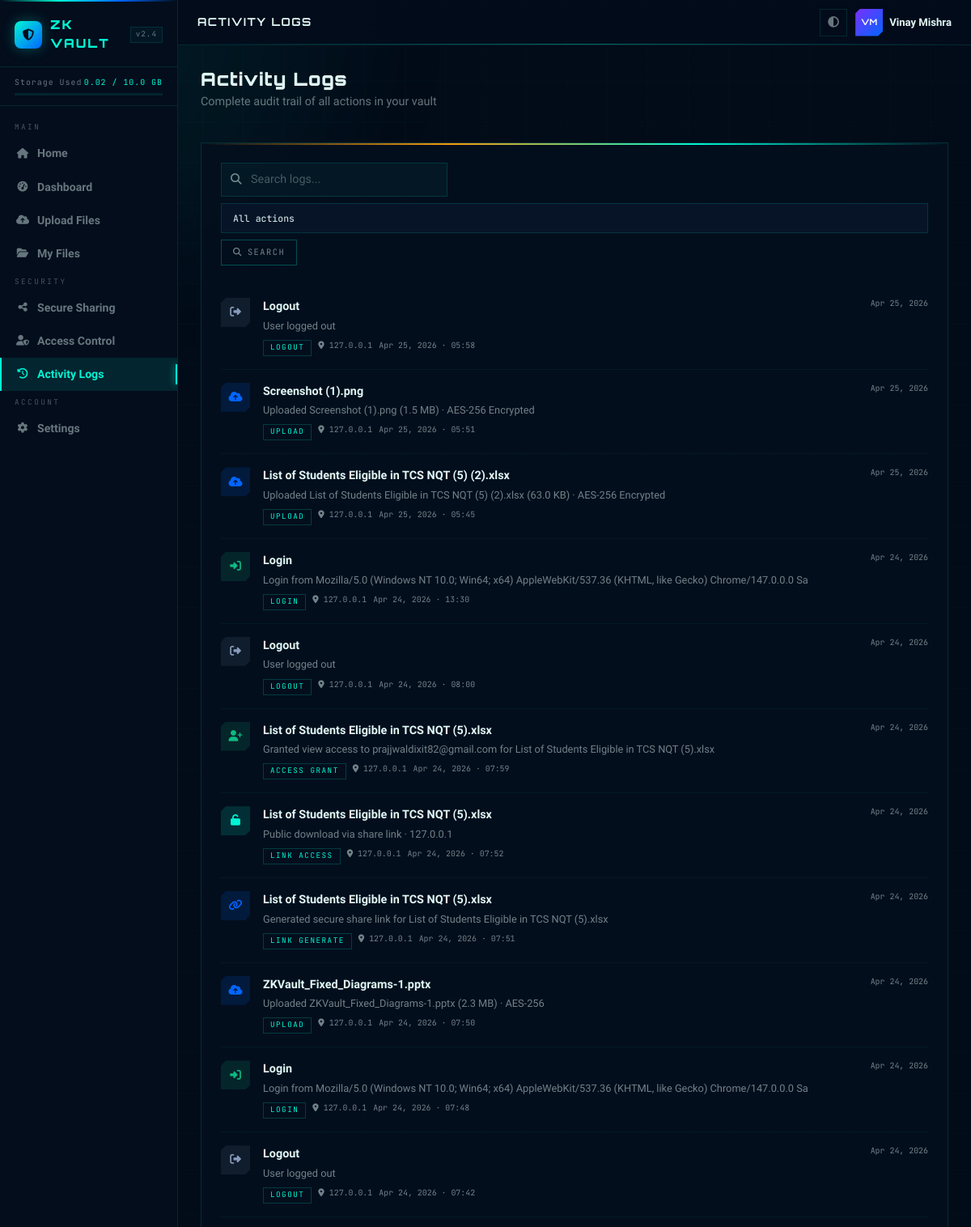
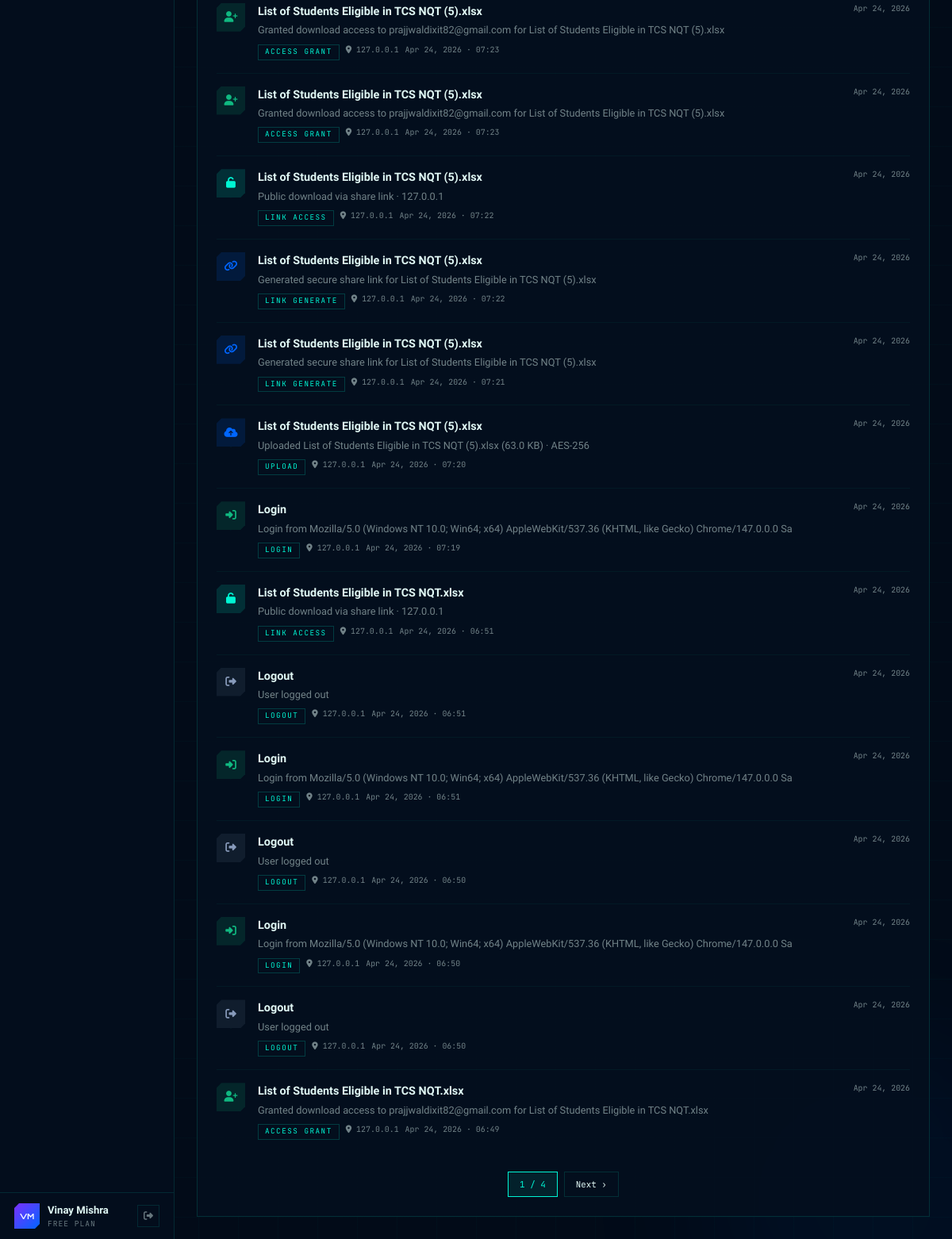
The app's page /logs/ (signed in) with its own data (2 pictures, top to bottom).
### accounts/models.py (models this page shows, shortened)
class UserProfile(models.Model):
    PLAN_CHOICES = [
        ('free', 'Free'),
        ('pro', 'Pro'),
        ('enterprise', 'Enterprise'),
    ]
    THEME_CHOICES = [('dark', 'Dark'), ('light', 'Light')]
    user = models.OneToOneField(User, on_delete=models.CASCADE, related_name='profile')
    storage_used = models.BigIntegerField(default=0)        # bytes
    storage_quota = models.BigIntegerField(default=10737418240)  # 10 GB
    plan = models.CharField(max_length=20, choices=PLAN_CHOICES, default='free')
    theme = models.CharField(max_length=10, choices=THEME_CHOICES, default='dark')
    two_fa_enabled = models.BooleanField(default=False)
    login_notifications = models.BooleanField(default=True)
    share_notifications = models.BooleanField(default=True)
    session_timeout = models.BooleanField(default=True)
    avatar = models.ImageField(upload_to='avatars/', null=True, blank=True)
    is_admin = models.BooleanField(default=False)
    is_suspended = models.BooleanField(default=False)
    created_at = models.DateTimeField(auto_now_add=True)
    updated_at = models.DateTimeField(auto_now=True)
    def storage_used_gb(self):
        return round(self.storage_used / (1024 ** 3), 2)
    def storage_quota_gb(self):
        return round(self.storage_quota / (1024 ** 3), 1)
    def storage_percent(self):
        if self.storage_quota == 0:
            return 0
        return round((self.storage_used / self.storage_quota) * 100, 1)

### vault/models.py (models this page shows, shortened)
class ActivityLog(models.Model):
    ACTION_CHOICES = [
        ('upload', 'Upload'),
        ('download', 'Download'),
        ('share', 'Share'),
        ('delete', 'Delete'),
        ('login', 'Login'),
        ('logout', 'Logout'),
        ('view', 'View'),
        ('rename', 'Rename'),
        ('access_grant', 'Access Grant'),
        ('access_revoke', 'Access Revoke'),
        ('settings_update', 'Settings Update'),
        ('link_generate', 'Link Generate'),
        ('link_revoke', 'Link Revoke'),
        ('link_access', 'Link Access'),
    ]
    user = models.ForeignKey(User, on_delete=models.CASCADE, related_name='activity_logs')
    action = models.CharField(max_length=30, choices=ACTION_CHOICES)
    file = models.ForeignKey(
        VaultFile, on_delete=models.SET_NULL, null=True, blank=True, related_name='logs'
    )
    description = models.CharField(max_length=500)
    ip_address = models.GenericIPAddressField(null=True, blank=True)
    user_agent = models.CharField(max_length=300, blank=True)
    created_at = models.DateTimeField(auto_now_add=True)
    class Meta:
        ordering = ['-created_at']
    def action_icon(self):
        return {
            'upload': ('fa-cloud-arrow-up', 'blue'),
            'download': ('fa-cloud-arrow-down', 'cyan'),
            'share': ('fa-share-nodes', 'purple'),
            'delete': ('fa-trash', 'danger'),
            'login': ('fa-right-to-bracket', 'green'),
            'logout': ('fa-right-from-bracket', 'muted'),
            'view': ('fa-eye', 'muted'),
            'rename': ('fa-pencil', 'amber'),
            'access_grant': ('fa-user-plus', 'green'),
            'access_revoke': ('fa-user-minus', 'danger'),
            'settings_update': ('fa-gear', 'amber'),
            'link_generate': ('fa-link', 'blue'),
            'link_revoke': ('fa-link-slash', 'danger'),
            'link_access': ('fa-unlock', 'cyan'),
        }.get(self.action, ('fa-circle-info', 'muted'))
    def time_ago(self):
        delta = timezone.now() - self.created_at
        seconds = int(delta.total_seconds())
        if seconds < 60:
            return f"{seconds}s ago"
        elif seconds < 3600:
            return f"{seconds // 60}m ago"
        elif seconds < 86400:
            return f"{seconds // 3600}h ago"
        elif seconds < 604800:
            return f"{seconds // 86400}d ago"
        return self.created_at.strftime('%b %d, %Y')

class VaultFile(models.Model):
    FILE_TYPE_CHOICES = [
        ('pdf', 'PDF'),
        ('img', 'Image'),
        ('doc', 'Document'),
        ('zip', 'Archive'),
        ('vid', 'Video'),
        ('other', 'Other'),
    ]
    owner = models.ForeignKey(User, on_delete=models.CASCADE, related_name='vault_files')
    name = models.CharField(max_length=255)                     # display name (can be renamed)
    original_name = models.CharField(max_length=255)            # original filename
    file = models.FileField(upload_to=get_file_upload_path)
    file_type = models.CharField(max_length=10, choices=FILE_TYPE_CHOICES, default='other')
    size = models.BigIntegerField(default=0)                    # bytes
    mime_type = models.CharField(max_length=120, blank=True)
    is_encrypted = models.BooleanField(default=True)
    encryption_algo = models.CharField(max_length=20, default='AES-256')
    uploaded_at = models.DateTimeField(auto_now_add=True)
    updated_at = models.DateTimeField(auto_now=True)
    is_deleted = models.BooleanField(default=False)
    deleted_at = models.DateTimeField(null=True, blank=True)
    class Meta:
        ordering = ['-uploaded_at']

### vault/views.py (the view)
# urls.py: path('logs/', views.logs_view, name='logs'),
@login_required
def logs_view(request):
    qs = ActivityLog.objects.filter(user=request.user).select_related('file')
    action_filter = request.GET.get('action', '')
    if action_filter:
        qs = qs.filter(action=action_filter)
    q = request.GET.get('q', '').strip()
    if q:
        qs = qs.filter(Q(description__icontains=q) | Q(file__name__icontains=q))
    paginator = Paginator(qs, 25)
    page      = paginator.get_page(request.GET.get('page', 1))
    return render(request, 'vault/logs.html', {
        'active_view'   : 'logs',
        'logs'          : page,
        'action_choices': ActivityLog.ACTION_CHOICES,
        'action_filter' : action_filter,
        'search_query'  : q,
    })

### templates/vault/logs.html (shortened to what this page needs)
{% extends 'app_base.html' %}
{% block page_title %}Activity Logs{% endblock %}
{% block content %}
<div class="page-header d-flex align-items-start justify-content-between flex-wrap gap-3">
  <div class="page-header-left">
    <h1>Activity Logs</h1>
    <p>Complete audit trail of all actions in your vault</p>
  </div>
</div>
<div class="zk-card">
  <form method="get" class="d-flex align-items-center flex-wrap gap-2 mb-4">
    <div class="zk-search-wrap">
      <i class="fa-solid fa-magnifying-glass"></i>
      <input type="text" name="q" placeholder="Search logs..." value="{{ search_query }}">
    </div>
    <select name="action" class="zk-select" onchange="this.form.submit()">
      <option value="">All actions</option>
    </select>
    <button type="submit" class="btn-zk-sm"><i class="fa-solid fa-magnifying-glass"></i> Search</button>
  </form>
  {% if logs %}
  <div class="timeline-zk">
    {% for log in logs %}
    {% with icon=log.action_icon %}
    <div class="tl-item">
      <div class="tl-icon"
        style="background:rgba({% if icon.1 == 'blue' %}0,102,255{% elif icon.1 == 'cyan' %}0,245,212{% elif icon.1 == 'green' %}16,185,129{% elif icon.1 == 'danger' %}255,45,85{% elif icon.1 == 'purple' %}123,47,255{% elif icon.1 == 'amber' %}245,158,11{% else %}100,120,150{% endif %},.14);color:{% if icon.1 == 'blue' %}#0066ff{% elif icon.1 == 'cyan' %}#00f5d4{% elif icon.1 == 'green' %}#10b981{% elif icon.1 == 'danger' %}#ff2d55{% elif icon.1 == 'amber' %}#f59e0b{% elif icon.1 == 'purple' %}#7b2fff{% else %}#889bbb{% endif %}">
        <i class="fa-solid {{ icon.0 }}"></i>
      </div>
      <div class="flex-grow-1 overflow-hidden">
        <div class="d-flex align-items-start justify-content-between gap-2">
          <div class="tl-title">{% if log.file %}{{ log.file.name }}{% else %}{{ log.get_action_display }}{% endif %}</div>
          <div class="tl-time">{{ log.time_ago }}</div>
        </div>
        <div class="tl-desc">{{ log.description }}</div>
        <div class="d-flex gap-2 flex-wrap mt-2">
          <span class="tl-tag" style="border-color:rgba(0,245,212,.2);color:var(--zk-primary)">{{ log.get_action_display }}</span>
          {% if log.ip_address %}<span style="font-family:'JetBrains Mono',monospace;font-size:.62rem;color:var(--zk-muted)"><i class="fa-solid fa-location-dot"></i> {{ log.ip_address }}</span>{% endif %}
          <span style="font-family:'JetBrains Mono',monospace;font-size:.62rem;color:var(--zk-muted)">{{ log.created_at|date:"M d, Y · H:i" }}</span>
        </div>
      </div>
    </div>
    {% endwith %}
    {% endfor %}
  </div>
  {% if logs.has_other_pages %}
  <div class="d-flex justify-content-center gap-2 mt-4">
    <span class="zk-page-btn current">{{ logs.number }} / {{ logs.paginator.num_pages }}</span>
    {% if logs.has_next %}<a href="?page={{ logs.next_page_number }}&q={{ search_query }}&action={{ action_filter }}" class="zk-page-btn">Next ›</a>{% endif %}
  </div>
  {% endif %}
  {% else %}
  <div class="empty-state">
    <i class="fa-solid fa-clock-rotate-left"></i>
    {% if search_query or action_filter %}No logs matching your filters{% else %}No activity recorded yet{% endif %}
  </div>
  {% endif %}
</div>
{% endblock %}

### templates/app_base.html (shortened to what this page needs)
{% load static %}
<!DOCTYPE html>
<html lang="en" data-theme="dark">
<head>
<link rel="stylesheet" href="https://cdnjs.cloudflare.com/ajax/libs/font-awesome/6.5.0/css/all.min.css">
<link href="https://cdn.jsdelivr.net/npm/bootstrap@5.3.2/dist/css/bootstrap.min.css" rel="stylesheet">
<link rel="stylesheet" href="{% static 'css/zkvault.css' %}">
</head>
<body>
<div class="layout-wrap">
  <aside class="sidebar-zk" id="sidebar">
    <a href="{% url 'dashboard' %}" class="sidebar-logo">
      <div class="sidebar-logo-icon"><i class="fa-solid fa-shield-halved"></i></div>
      <span class="sidebar-brand">ZK VAULT</span>
      <span class="sidebar-ver">v2.4</span>
    </a>
    <div class="sidebar-storage">
      <div class="storage-header">
        <span>Storage Used</span>
        <span style="color:var(--zk-primary)">{{ request.user.profile.storage_used_gb }} / {{ request.user.profile.storage_quota_gb }} GB</span>
      </div>
      <div class="storage-bar-zk">
      </div>
    </div>
    <nav class="sidebar-nav-zk">
      <div class="nav-section-label">Main</div>
      <a href="{% url 'index' %}" class="nav-item-zk">
        <i class="fa-solid fa-house"></i> Home
      </a>
      <a href="{% url 'dashboard' %}" class="nav-item-zk {% if active_view == 'dash' %}active{% endif %}">
        <i class="fa-solid fa-gauge-high"></i> Dashboard
      </a>
      <a href="{% url 'upload' %}" class="nav-item-zk {% if active_view == 'upload' %}active{% endif %}">
        <i class="fa-solid fa-cloud-arrow-up"></i> Upload Files
      </a>
      <a href="{% url 'files' %}" class="nav-item-zk {% if active_view == 'files' %}active{% endif %}">
        <i class="fa-solid fa-folder-open"></i> My Files
      </a>
      <div class="nav-section-label">Security</div>
      <a href="{% url 'share' %}" class="nav-item-zk {% if active_view == 'share' %}active{% endif %}">
        <i class="fa-solid fa-share-nodes"></i> Secure Sharing
      </a>
      <a href="{% url 'access' %}" class="nav-item-zk {% if active_view == 'access' %}active{% endif %}">
        <i class="fa-solid fa-user-shield"></i> Access Control
      </a>
      <a href="{% url 'logs' %}" class="nav-item-zk {% if active_view == 'logs' %}active{% endif %}">
        <i class="fa-solid fa-clock-rotate-left"></i> Activity Logs
      </a>
      <div class="nav-section-label">Account</div>
      <a href="{% url 'settings' %}" class="nav-item-zk {% if active_view == 'settings' %}active{% endif %}">
        <i class="fa-solid fa-gear"></i> Settings
      </a>
    </nav>
    <div class="sidebar-footer-zk">
      <div class="user-card-zk">
        <div class="avatar-zk">{{ request.user.first_name|first|upper }}{{ request.user.last_name|first|upper }}</div>
        <div style="flex:1;overflow:hidden">
          <div class="user-name-zk">{{ request.user.get_full_name|default:request.user.email }}</div>
          <div class="user-plan-zk">{{ request.user.profile.plan|capfirst }} Plan</div>
        </div>
        <a href="{% url 'logout' %}" class="logout-btn" title="Logout">
          <i class="fa-solid fa-right-from-bracket"></i>
        </a>
      </div>
    </div>
  </aside>
  <div class="main-wrap">
    <header class="topbar-zk">
      <div class="topbar-title">{% block page_title %}Dashboard{% endblock %}</div>
      <div class="topbar-actions">
        <button class="topbar-icon-btn" onclick="toggleTheme()" title="Toggle Theme">
          <i class="fa-solid fa-circle-half-stroke"></i>
        </button>
        <div style="display:flex;align-items:center;gap:8px">
          <div class="topbar-avatar">{{ request.user.first_name|first|upper }}{{ request.user.last_name|first|upper }}</div>
          <span class="topbar-name d-none d-md-inline">{{ request.user.get_full_name|default:request.user.email }}</span>
        </div>
      </div>
    </header>
    <div class="page-content-zk">
      {% block content %}{% endblock %}
    </div>
  </div>
</div>
</body>
</html>

### static/css/zkvault.css (style rules this page uses)
:root { --zk-primary: #00f5d4; --zk-secondary: #0066ff; --zk-accent: #7b2fff; --zk-danger: #ff2d55; --zk-warning: #f59e0b; --zk-success: #10b981; --zk-dark: #020b18; --zk-dark-2: #040f1e; --zk-card: rgba(0,245,212,0.04); --zk-border: rgba(0,245,212,0.14); --zk-border-2: rgba(0,245,212,0.28); --zk-glow: 0 0 30px rgba(0,245,212,0.3); --zk-text: #e0f7f4; --zk-muted: rgba(224,247,244,0.5); --zk-font-head: 'Orbitron', monospace; --zk-font-body: 'Rajdhani', sans-serif; --zk-font-mono: 'JetBrains Mono', monospace; }
*, *::before, *::after { margin:0; padding:0; box-sizing:border-box; }
html { scroll-behavior:smooth; }
body { background: var(--zk-dark); color: var(--zk-text); font-family: var(--zk-font-body); min-height: 100vh; overflow-x: hidden; }
.sidebar-brand { font-family: 'Orbitron', monospace; font-weight: 900; font-size: .95rem; letter-spacing: 2px; color: var(--zk-primary); }
.sidebar-ver { font-family: 'JetBrains Mono', monospace; font-size: .58rem; color: var(--zk-muted); border: 1px solid var(--zk-border); padding: 2px 5px; }
.sidebar-storage { padding: 12px 14px; border-bottom: 1px solid var(--zk-border); font-family: 'JetBrains Mono', monospace; font-size: .63rem; color: var(--zk-muted); }
.nav-section-label { font-family: 'JetBrains Mono', monospace; font-size: .56rem; letter-spacing: 2px; text-transform: uppercase; color: var(--zk-muted); padding: 4px 8px 5px; }
.topbar-title { font-family: 'Orbitron', monospace; font-size: .85rem; font-weight: 700; letter-spacing: 1px; color: var(--zk-text); }
.page-header { margin-bottom: 24px; }
select, select option { background: #040f1e; color: #e0f7f4; border: 1px solid var(--zk-border); }
.zk-select { background: #040f1e; color: #e0f7f4; border: 1px solid var(--zk-border); padding: 9px 14px; font-family: 'JetBrains Mono', monospace; font-size: .82rem; width: 100%; cursor: pointer; appearance: none; -webkit-appearance: none; background-repeat: no-repeat; background-position: right 12px center; padding-right: 32px; }

### records on screen
ActivityLog: action "Logout", time_ago "Apr 25, 2026", description "User logged out", action "LOGOUT", ip_address "127.0.0.1", created_at "Apr 25, 2026 · 05:58"
ActivityLog: file.name "Screenshot (1).png", time_ago "Apr 25, 2026", description "Uploaded Screenshot (1).png (1.5 MB) · AES-256 Encrypted", action "UPLOAD", ip_address "127.0.0.1", created_at "Apr 25, 2026 · 05:51"
ActivityLog: file.name "List of Students Eligible in TCS NQT (5) (2).xlsx", time_ago "Apr 25, 2026", description "Uploaded List of Students Eligible in TCS NQT (5) (2).xlsx (63.0 KB) · AES-256 Encrypted", action "UPLOAD", ip_address "127.0.0.1", created_at "Apr 25, 2026 · 05:45"
ActivityLog: action "Login", time_ago "Apr 24, 2026", description "Login from Mozilla/5.0 (Windows NT 10.0; Win64; x64) AppleWebKit/537.36 (KHTML, like Gecko) Chrome/147.0.0.0 Sa", action "LOGIN", ip_address "127.0.0.1", created_at "Apr 24, 2026 · 13:30"
ActivityLog: action "Logout", time_ago "Apr 24, 2026", description "User logged out", action "LOGOUT", ip_address "127.0.0.1", created_at "Apr 24, 2026 · 08:00"
ActivityLog: file.name "List of Students Eligible in TCS NQT (5).xlsx", time_ago "Apr 24, 2026", description "Granted view access to prajjwaldixit82@gmail.com for List of Students Eligible in TCS NQT (5).xlsx", action "ACCESS GRANT", ip_address "127.0.0.1", created_at "Apr 24, 2026 · 07:59"
ActivityLog: file.name "List of Students Eligible in TCS NQT (5).xlsx", time_ago "Apr 24, 2026", description "Public download via share link · 127.0.0.1", action "LINK ACCESS", ip_address "127.0.0.1", created_at "Apr 24, 2026 · 07:52"
ActivityLog: file.name "List of Students Eligible in TCS NQT (5).xlsx", time_ago "Apr 24, 2026", description "Generated secure share link for List of Students Eligible in TCS NQT (5).xlsx", action "LINK GENERATE", ip_address "127.0.0.1", created_at "Apr 24, 2026 · 07:51"
ActivityLog: file.name "ZKVault_Fixed_Diagrams-1.pptx", time_ago "Apr 24, 2026", description "Uploaded ZKVault_Fixed_Diagrams-1.pptx (2.3 MB) · AES-256", action "UPLOAD", ip_address "127.0.0.1", created_at "Apr 24, 2026 · 07:50"
ActivityLog: action "Login", time_ago "Apr 24, 2026", description "Login from Mozilla/5.0 (Windows NT 10.0; Win64; x64) AppleWebKit/537.36 (KHTML, like Gecko) Chrome/147.0.0.0 Sa", action "LOGIN", ip_address "127.0.0.1", created_at "Apr 24, 2026 · 07:48"
ActivityLog: action "Logout", time_ago "Apr 24, 2026", description "User logged out", action "LOGOUT", ip_address "127.0.0.1", created_at "Apr 24, 2026 · 07:42"
ActivityLog: file.name "List of Students Eligible in TCS NQT (5).xlsx", time_ago "Apr 24, 2026", description "Granted download access to prajjwaldixit82@gmail.com for List of Students Eligible in TCS NQT (5).xlsx", action "ACCESS GRANT", ip_address "127.0.0.1", created_at "Apr 24, 2026 · 07:23"
ActivityLog: file.name "List of Students Eligible in TCS NQT (5).xlsx", time_ago "Apr 24, 2026", description "Granted download access to prajjwaldixit82@gmail.com for List of Students Eligible in TCS NQT (5).xlsx", action "ACCESS GRANT", ip_address "127.0.0.1", created_at "Apr 24, 2026 · 07:23"
ActivityLog: file.name "List of Students Eligible in TCS NQT (5).xlsx", time_ago "Apr 24, 2026", description "Public download via share link · 127.0.0.1", action "LINK ACCESS", ip_address "127.0.0.1", created_at "Apr 24, 2026 · 07:22"
ActivityLog: file.name "List of Students Eligible in TCS NQT (5).xlsx", time_ago "Apr 24, 2026", description "Generated secure share link for List of Students Eligible in TCS NQT (5).xlsx", action "LINK GENERATE", ip_address "127.0.0.1", created_at "Apr 24, 2026 · 07:22"
ActivityLog: file.name "List of Students Eligible in TCS NQT (5).xlsx", time_ago "Apr 24, 2026", description "Generated secure share link for List of Students Eligible in TCS NQT (5).xlsx", action "LINK GENERATE", ip_address "127.0.0.1", created_at "Apr 24, 2026 · 07:21"
ActivityLog: file.name "List of Students Eligible in TCS NQT (5).xlsx", time_ago "Apr 24, 2026", description "Uploaded List of Students Eligible in TCS NQT (5).xlsx (63.0 KB) · AES-256", action "UPLOAD", ip_address "127.0.0.1", created_at "Apr 24, 2026 · 07:20"
ActivityLog: action "Login", time_ago "Apr 24, 2026", description "Login from Mozilla/5.0 (Windows NT 10.0; Win64; x64) AppleWebKit/537.36 (KHTML, like Gecko) Chrome/147.0.0.0 Sa", action "LOGIN", ip_address "127.0.0.1", created_at "Apr 24, 2026 · 07:19"
ActivityLog: file.name "List of Students Eligible in TCS NQT.xlsx", time_ago "Apr 24, 2026", description "Public download via share link · 127.0.0.1", action "LINK ACCESS", ip_address "127.0.0.1", created_at "Apr 24, 2026 · 06:51"
ActivityLog: action "Logout", time_ago "Apr 24, 2026", description "User logged out", action "LOGOUT", ip_address "127.0.0.1", created_at "Apr 24, 2026 · 06:51"
ActivityLog: action "Login", time_ago "Apr 24, 2026", description "Login from Mozilla/5.0 (Windows NT 10.0; Win64; x64) AppleWebKit/537.36 (KHTML, like Gecko) Chrome/147.0.0.0 Sa", action "LOGIN", ip_address "127.0.0.1", created_at "Apr 24, 2026 · 06:51"
ActivityLog: action "Logout", time_ago "Apr 24, 2026", description "User logged out", action "LOGOUT", ip_address "127.0.0.1", created_at "Apr 24, 2026 · 06:50"
ActivityLog: action "Login", time_ago "Apr 24, 2026", description "Login from Mozilla/5.0 (Windows NT 10.0; Win64; x64) AppleWebKit/537.36 (KHTML, like Gecko) Chrome/147.0.0.0 Sa", action "LOGIN", ip_address "127.0.0.1", created_at "Apr 24, 2026 · 06:50"
ActivityLog: action "Logout", time_ago "Apr 24, 2026", description "User logged out", action "LOGOUT", ip_address "127.0.0.1", created_at "Apr 24, 2026 · 06:50"
ActivityLog: file.name "List of Students Eligible in TCS NQT.xlsx", time_ago "Apr 24, 2026", description "Granted download access to prajjwaldixit82@gmail.com for List of Students Eligible in TCS NQT.xlsx", action "ACCESS GRANT", ip_address "127.0.0.1", created_at "Apr 24, 2026 · 06:49"

### other values on screen
{{ request.user.profile.storage_used_gb }} "0.02"
{{ request.user.profile.storage_quota_gb }} "10.0"
{{ request.user.first_name|first|upper }} "V"
{{ request.user.last_name|first|upper }} "M"
{{ request.user.get_full_name|default:request.user.email }} "Vinay Mishra"
{{ request.user.profile.plan|capfirst }} "FREE"
{{ logs.number }} "1"
{{ logs.paginator.num_pages }} "4"
